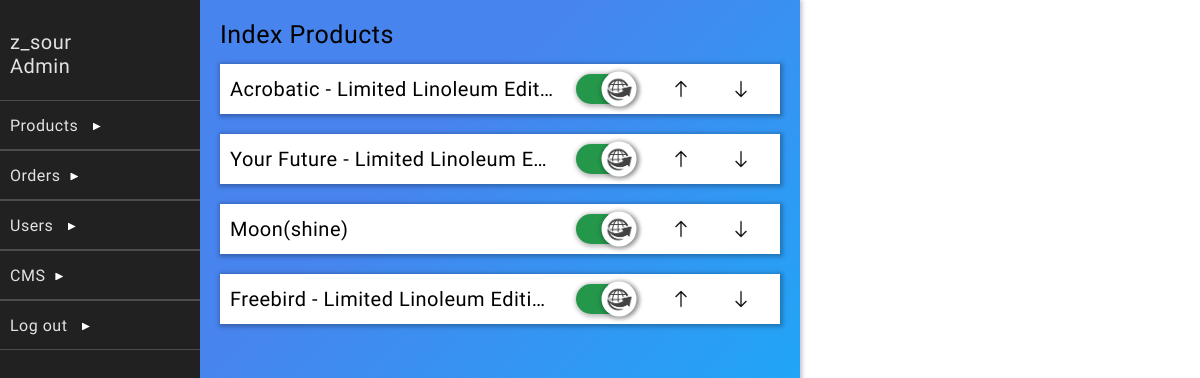
/dashboardExtensions/indexProducts.php (signed in), run on an earlier commit of the app's database.
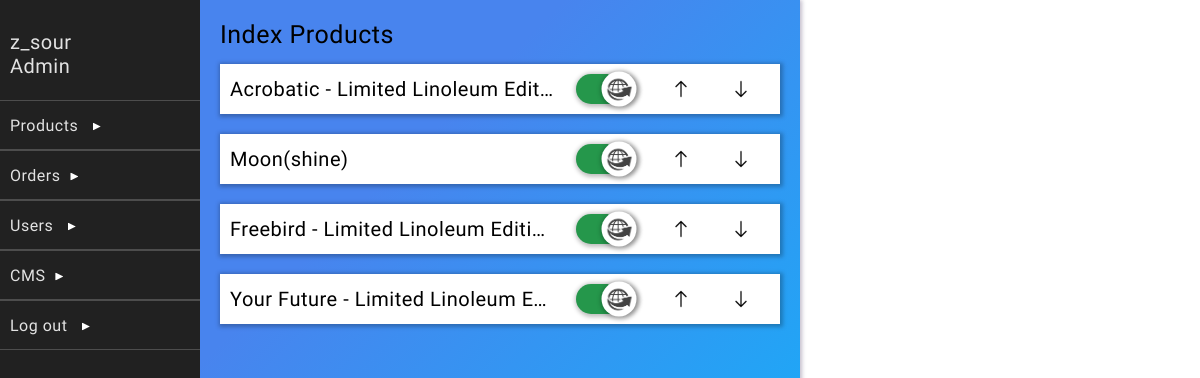
And on a later commit of the database.
### tables this page shows
CREATE TABLE `products` (
  `id` int(5) NOT NULL,
  `title` varchar(255) NOT NULL,
  `price` decimal(10,2) NOT NULL,
  `list_price` decimal(10,2) NOT NULL,
  `category` int(5) NOT NULL,
  `image` text NOT NULL,
  `description` text NOT NULL,
  `archived` int(5) NOT NULL,
  `created` datetime NOT NULL,
  `updated` datetime NOT NULL,
  `width` decimal(10,2) NOT NULL,
  `height` decimal(10,2) NOT NULL,
  `weight` decimal(10,2) NOT NULL,
  `production_value` decimal(10,2) NOT NULL,
  `quantity` int(11) NOT NULL,
  `live` int(5) NOT NULL DEFAULT 1,
  `order_of_product` int(5) NOT NULL DEFAULT 0
);

### classes/DB.php (called while the page is built, shortened)
<?php
    class DB{
        private static $_instance = null;
        private $_pdo,
                $_query,
                $_error = false,
                $_results,
                $_count = 0;
        private function __construct(){
            try{
                $this->_pdo = new PDO('mysql:host='. Config::get("mysql/host") .';dbname='. Config::get("mysql/db").';charset=utf8',
                Config::get("mysql/username"), Config::get("mysql/password"));
            }
            catch(PDOException $e){
                die($e->getMessage());
            }
        }
        public static function getInstance(){
            if(!isset(self::$_instance)){
                self::$_instance = new DB();
            }
            return self::$_instance;
        }
        public function query($sql, $params = []){
            if($this->_query = $this->_pdo->prepare($sql)){
                $x = 1;
                if(count($params)){
                    foreach($params as $param){
                        $this->_query->bindValue($x, $param);
                        $x++;
                    }
                }
                if($this->_query->execute()){
                    $this->_results = $this->_query->fetchAll(PDO::FETCH_OBJ);
                } else{
                    $this->_error = true;
                }
            }
            return $this;
        }
        protected function _read($table, $params = []){
            $conditionString = '';
            $bind = [];
            $order = '';
            $limit = '';
            if(isset($params['conditions'])){
                if(is_array($params['conditions'])){
                    foreach($params['conditions'] as $condition){
                        $conditionString .= ' ' .  $condition . ' AND';
                    }
                    $conditionString = trim($conditionString);
                    $conditionString = rtrim($conditionString, ' AND');
                } else{
                    $conditionString = $params['conditions'];
                }
                if($conditionString != ''){
                    $conditionString = ' WHERE ' . $conditionString;
                }
            }
            if(array_key_exists('bind', $params)){
                $bind = $params['bind'];
            }
            if(array_key_exists('order', $params)){
                $order = ' ORDER BY ' . $params['order'];
            }
        $sql = "SELECT * FROM {$table}{$conditionString}{$order}{$limit}";
        if(!$this->query($sql, $bind)->results()){
            return false;
        }
        return true;
        }
        public function find($table, $params = []){
            if($this->_read($table, $params)){
                return $this->results();
            }
            return false;
        }
        public function results(){
            return $this->_results;
        }
    }
?>

### classes/Config.php (called while the page is built)
<?php
    class Config{
        public static function get($path = null){
            if($path){
                $config = $GLOBALS['config'];
                $path = explode('/', $path);
                foreach($path as $bit){
                    if(isset($config[$bit])){
                        $config = $config[$bit];
                    }
                }
                return $config;
            }
            return false;
        }
    }
?>

### dashboardExtensions/indexProducts.php (the view, shortened to what this page needs)
<?php
    include_once("../includes/dashboardhead.php");
?>
<div class="background">
    <div class="dashboard-content" id="content">
    <?php
        include_once("dashboard-sidebar.php");
    ?>
    <div class="center-components-background">
    <div class="center-components" id="center-components">
        <div class="dashboardExtensionHeader">
            Index Products
        </div>
        <?php
         $products = DB::getInstance()->find('products', [
             'order' => 'order_of_product'
             ]);
         foreach($products as $product):
             $switchPos = $product->live == 0 ? 0 : 1;
        ?>
        <div class="index-products-container">
            <div class="index-products-product">
                <div class="index-products-product-title"><?= $product->title; ?></div>
                <div class="editing-switch"  id="editing-switch-<?= $product->id; ?>"<?php
                ?> onclick="flipSwitch(<?= $switchPos ?>, 'switchForm<?= $product->id; ?>', 'editing-switch-<?= $product->id; ?>', 'editing-switch-btn-<?= $product->id; ?>');">
                        <div class="editing-switch-btn" id="editing-switch-btn-<?= $product->id; ?>"
                        ><span class="editing-switch-btn-icon"></span></div>
                </div>
                <div class="moveUpBtn" style="width: 50px; height: 50px;" onclick="window.location.href = 'functionality/order-index-products.php?productOrder=<?= $product->order_of_product; ?>&pos=1'"></div>
                <div class="moveDownBtn"  style="width: 50px; height: 50px;" onclick="window.location.href = 'functionality/order-index-products.php?productOrder=<?= $product->order_of_product; ?>&pos=-1'"></div>
            </div>
        </div>
        <?php
            endforeach;
        ?>
    </div>
    </div>
    </div>
</div>

What changed in the data, as far as the page shows it:
changed products "Your Future - Limited Linoleum E…": moves down the list
